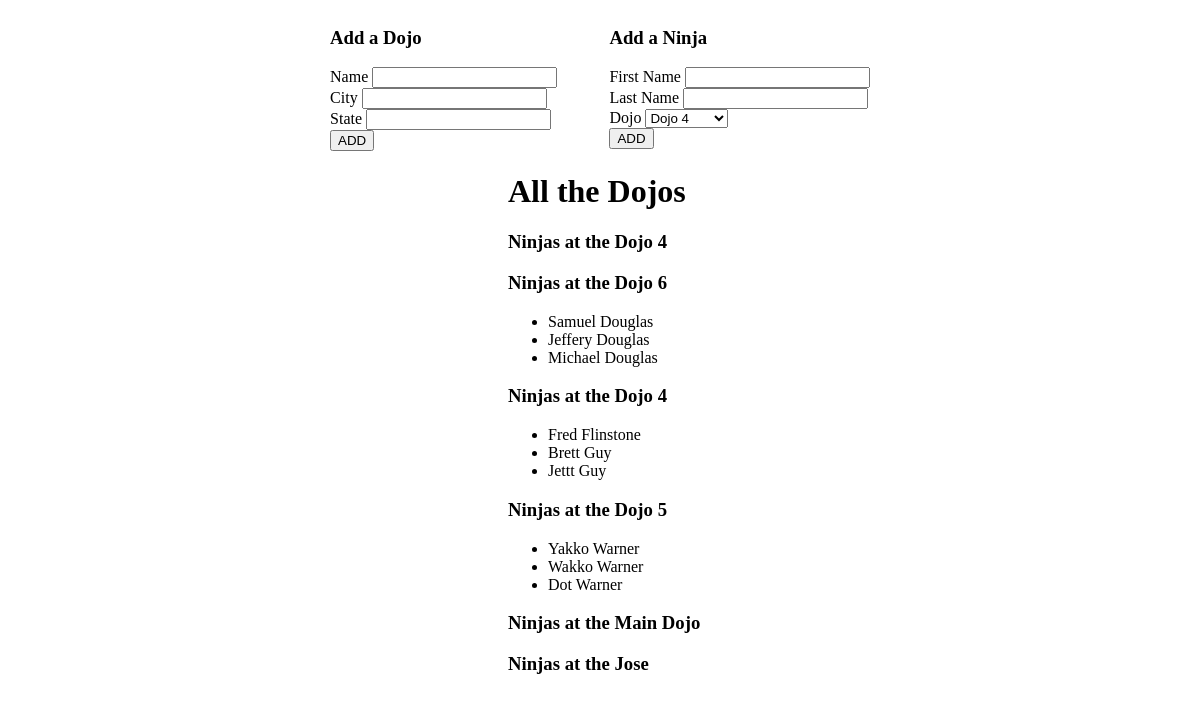
The page / on the database its author committed.
### dojo_and_ninja_app/models.py (models this page shows, shortened)
class Dojo(models.Model):
    name = models.CharField(max_length=255)
    city = models.CharField(max_length=255)
    state = models.CharField(max_length=255)
    description = models.TextField(default="")

class Ninja(models.Model):
    first_name = models.CharField(max_length=255)
    last_name = models.CharField(max_length=255)
    dojo = models.ForeignKey(Dojo, related_name='ninjas', on_delete=models.CASCADE)

### dojo_and_ninja_app/views.py (the view)
# urls.py: path('', views.index),
def index(request):
    context = {
        'dojos': Dojo.objects.all(),
    }
    return render(request, 'index.html', context)

### dojo_and_ninja_app/templates/index.html (shortened to what this page needs)
<!DOCTYPE html>
<html lang="en">
<head>
    {% load static %}
    <link rel="stylesheet" href="{% static 'style.css' %}">
</head>
<body>
    <div id="wrapper">
        <div id="top">
            <section>
                <h3>Add a Dojo</h3>
                <form action="/dojos/create" method="post">
                    <div class="form-group">
                        <label for="name">Name</label>
                        <input type="text" name="name" id="name" class="form-control">
                    </div>
                    <div class="form-group">
                        <label for="city">City</label>
                        <input type="text" name="city" id="city" class="form-control">
                    </div>
                    <div class="form-group">
                        <label for="state">State</label>
                        <input type="text" name="state" id="state" class="form-control">
                    </div>
                    <button class="btn btn-primary">ADD</button>
                </form>
            </section>
            <section>
                <h3>Add a Ninja</h3>
                <form action="/ninjas/create" method="post">
                    <div class="form-group">
                        <label for="first_name">First Name</label>
                        <input type="text" name="first_name" id="first_name" class="form-control">
                    </div>
                    <div class="form-group">
                        <label for="last_name">Last Name</label>
                        <input type="text" name="last_name" id="last_name" class="form-control">
                    </div>
                    <div class="form-group">
                        <label for="dojo">Dojo</label>
                        <select name="dojo" id="dojo" class="form-control">
                        {% for dojo in dojos %}
                            <option value="{{ dojo.id }}">{{ dojo.name }}</option>
                        {% endfor %}
                        </select>
                    </div>
                    <button class="btn btn-primary">ADD</button>
                </form>
            </section>
        </div>
    </div>
    <div id="bottom">
        <h1>All the Dojos</h1>
        {% for dojo in dojos %}
            <h3>Ninjas at the {{ dojo.name }}</h3>
            <ul>
            {% for ninja in dojo.ninjas.all %}
                <li>{{ ninja.first_name }} {{ ninja.last_name }}</li>
            {% endfor %}
            </ul>
        {% endfor %}
    </div>
</body>
</html>

### dojo_and_ninja_app/static/style.css (style rules this page uses)
#wrapper { display: flex; justify-content: space-around; }
#wrapper > div { width: 50%; height: ; }
#top { display: flex; justify-content: space-around; margin: 0 2em; }
#bottom { display: block; align-items: row; margin-left: 500px; }

### rows shown on the page
Dojo: name "Dojo 4"
Dojo: name "Dojo 6"
Ninja: first_name "Samuel", last_name "Douglas"
Ninja: first_name "Jeffery", last_name "Douglas"
Ninja: first_name "Michael", last_name "Douglas"
Dojo: name "Dojo 4"
Ninja: first_name "Fred", last_name "Flinstone"
Ninja: first_name "Brett", last_name "Guy"
Ninja: first_name "Jettt", last_name "Guy"
Dojo: name "Dojo 5"
Ninja: first_name "Yakko", last_name "Warner"
Ninja: first_name "Wakko", last_name "Warner"
Ninja: first_name "Dot", last_name "Warner"
Dojo: name "Main Dojo"
Dojo: name "Jose"

### other values the page prints
form field dojo "Dojo 4"
